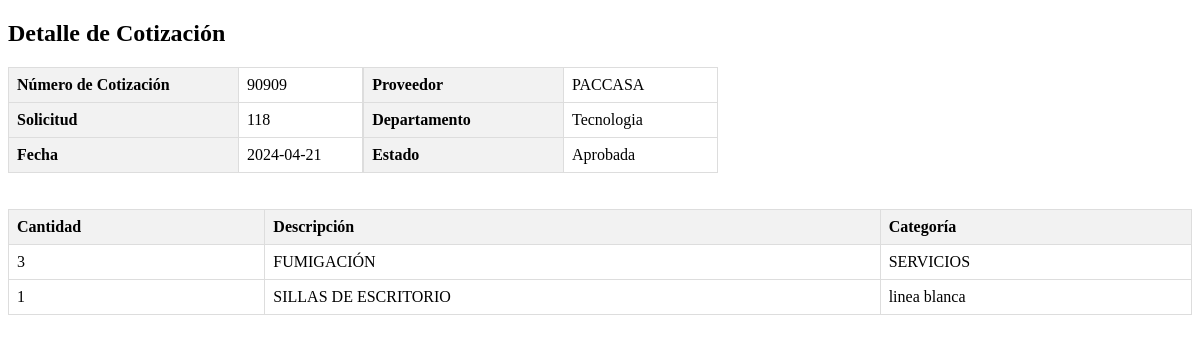
/cotizaciones/verCotizacion.php?id=132, run on the app's committed database.
### tables this page shows
CREATE TABLE `tbl_cotizacion` (
  `ID_COTIZACION` int(11) NOT NULL AUTO_INCREMENT,
  `ID` int(11) DEFAULT NULL,
  `ID_PROVEEDOR` int(11) DEFAULT NULL,
  `NUMERO_COTIZACION` varchar(20) DEFAULT NULL,
  `DEPARTAMENTO` varchar(100) NOT NULL,
  `FECHA_COTIZACION` date DEFAULT NULL,
  `ESTADO` varchar(255) NOT NULL,
  `URL` varchar(255) NOT NULL,
  `FECHA_CREACION` timestamp NOT NULL DEFAULT current_timestamp(),
  `FECHA_MODIFICACION` timestamp NOT NULL DEFAULT current_timestamp() ON UPDATE current_timestamp(),
  `CREADO_POR` varchar(255) DEFAULT NULL,
  `MODIFICADO_POR` varchar(255) DEFAULT NULL,
  PRIMARY KEY (`ID_COTIZACION`),
  KEY `ID_PROVEEDOR` (`ID_PROVEEDOR`),
  KEY `tbl_solicitudes_tbl_cotizacion` (`ID`),
  CONSTRAINT `tbl_cotizacion_ibfk_1` FOREIGN KEY (`ID_PROVEEDOR`) REFERENCES `tbl_proveedores` (`ID_PROVEEDOR`)
);

CREATE TABLE `tbl_proveedores` (
  `ID_PROVEEDOR` int(11) NOT NULL AUTO_INCREMENT,
  `NOMBRE` varchar(100) DEFAULT NULL,
  `DIRECCION` varchar(200) DEFAULT NULL,
  `TELEFONO` varchar(20) DEFAULT NULL,
  `CORREO_ELECTRONICO` varchar(100) DEFAULT NULL,
  `FECHA_CREACION` timestamp NOT NULL DEFAULT current_timestamp(),
  `FECHA_MODIFICACION` timestamp NOT NULL DEFAULT current_timestamp() ON UPDATE current_timestamp(),
  `CREADO_POR` varchar(255) DEFAULT NULL,
  `MODIFICADO_POR` varchar(255) DEFAULT NULL,
  `id_empresa` int(11) DEFAULT NULL,
  `SERVICIO_PRESTADO` varchar(150) DEFAULT NULL,
  `RTN_EMPRESA` varchar(15) DEFAULT NULL,
  `ESTADO_PROVEEDOR` varchar(255) DEFAULT NULL,
  PRIMARY KEY (`ID_PROVEEDOR`)
);

CREATE TABLE `tbl_cotizacion_detalle` (
  `ID` int(11) NOT NULL AUTO_INCREMENT,
  `ID_COTIZACION` int(11) NOT NULL,
  `CANTIDAD` varchar(255) NOT NULL,
  `DESCRIPCION` varchar(255) NOT NULL,
  `ID_CATEGORIA` int(11) NOT NULL,
  PRIMARY KEY (`ID`),
  KEY `tbl_cotizacion_tbl_cotizacion_detalle` (`ID_COTIZACION`),
  KEY `tbl_categorias_tbl_cotizacion_detalle` (`ID_CATEGORIA`),
  CONSTRAINT `tbl_categorias_tbl_cotizacion_detalle` FOREIGN KEY (`ID_CATEGORIA`) REFERENCES `tbl_categorias` (`id`) ON DELETE CASCADE ON UPDATE CASCADE,
  CONSTRAINT `tbl_cotizacion_tbl_cotizacion_detalle` FOREIGN KEY (`ID_COTIZACION`) REFERENCES `tbl_cotizacion` (`ID_COTIZACION`) ON DELETE CASCADE ON UPDATE CASCADE
);

CREATE TABLE `tbl_categorias` (
  `id` int(11) NOT NULL AUTO_INCREMENT,
  `categoria` varchar(50) NOT NULL,
  `creado` varchar(50) NOT NULL,
  `fecha_creacion` timestamp NOT NULL DEFAULT current_timestamp() ON UPDATE current_timestamp(),
  `fecha_modificacion` timestamp NOT NULL DEFAULT current_timestamp(),
  `modificado` varchar(30) NOT NULL,
  PRIMARY KEY (`id`)
);

### cotizaciones/verCotizacion.php (the view, shortened to what this page needs)
<?php
  include '../conexion/conexion.php';
  $id_cotizacion = isset($_GET['id']) ? $_GET['id'] : null;
  $cotizacion = null;
   if ($id_cotizacion !== null) {
       $query = "SELECT c.*, p.NOMBRE AS NOMBRE_PROVEEDOR
              FROM tbl_cotizacion c
              INNER JOIN tbl_proveedores p ON c.ID_PROVEEDOR = p.ID_PROVEEDOR
              WHERE c.ID_COTIZACION = ?";
       $stmt = mysqli_prepare($conn, $query);
       mysqli_stmt_bind_param($stmt, "i", $id_cotizacion);
       mysqli_stmt_execute($stmt);
       $result = mysqli_stmt_get_result($stmt);
       if ($result) {
         $cotizacion = mysqli_fetch_assoc($result);
        } else {
          echo 'Error en la consulta: ' . mysqli_error($conn);
        }
    } else {
      echo 'Error: Falta el parámetro "id" en la URL.';
    }
?>
<!DOCTYPE html>
<html lang="es">
<head>
</head>
<body>
   <h2>Detalle de Cotización</h2>
    <?php
      if ($cotizacion !== null) {
          ?>
               <div class="split-table">
                  <table>
                     <tr>
                         <th>Número de Cotización</th>
                          <td><?php echo isset($cotizacion['NUMERO_COTIZACION']) ? $cotizacion['NUMERO_COTIZACION'] : ''; ?></td>
                      </tr>
                       <tr>
                          <th>Solicitud</th>
                          <td><?php echo isset($cotizacion['ID']) ? $cotizacion['ID'] : ''; ?></td>
                       </tr>
                       <tr>
                          <th>Fecha</th>
                          <td><?php echo isset($cotizacion['FECHA_COTIZACION']) ? $cotizacion['FECHA_COTIZACION'] : ''; ?></td>
                       </tr>
                   </table>
               </div>
               <div class="split-table">
                  <table>
                     <tr>
                         <th>Proveedor</th>
                         <td><?php echo isset($cotizacion['NOMBRE_PROVEEDOR']) ? $cotizacion['NOMBRE_PROVEEDOR'] : ''; ?></td>
                       </tr>
                       <tr>
                          <th>Departamento</th>
                          <td><?php echo isset($cotizacion['DEPARTAMENTO']) ? $cotizacion['DEPARTAMENTO'] : ''; ?></td>
                       </tr>
                       <tr>
                          <th>Estado</th>
                          <td><?php echo isset($cotizacion['ESTADO']) ? $cotizacion['ESTADO'] : ''; ?></td>
                        </tr>
                   </table>
                    <br><br>
                </div>
               <table>
                  <tr>
                     <th>Cantidad</th>
                      <th>Descripción</th>
                       <th>Categoría</th>
                  </tr>
                  <?php
                      $query_detalle = "SELECT * FROM tbl_cotizacion_detalle WHERE ID_COTIZACION = $id_cotizacion";
                      $result_detalle = mysqli_query($conn, $query_detalle);
                      while ($detalle = mysqli_fetch_assoc($result_detalle)) {
                          echo '<tr>';
                          echo '<td>' . $detalle['CANTIDAD'] . '</td>';
                          echo '<td>' . $detalle['DESCRIPCION'] . '</td>';
                          $id_categoria = $detalle['ID_CATEGORIA'];
                          $query_categoria = "SELECT categoria FROM tbl_categorias WHERE id = $id_categoria";
                           $result_categoria = mysqli_query($conn, $query_categoria);
                          if ($result_categoria) {
                              $categoria = mysqli_fetch_assoc($result_categoria);
                              echo '<td>' . $categoria['categoria'] . '</td>';
                            } else {
                                echo '<td>Error al obtener la categoría</td>';
                            }
                         echo '</tr>';
                        }
                    ?>
               </table>
           <?php
        } else {
          echo 'No se encontraron detalles de la cotización.';
        }
    ?>
</body>
</html>

### cotizaciones/verCotizacion.php (style rules this page uses)
table { border-collapse: collapse; width: 100%; }
th, td { border: 1px solid #ddd; padding: 8px; text-align: left; }
th { background-color: #f2f2f2; }
.split-table { width: 30%; float: left; }

### data on the page
tbl_cotizacion: NUMERO_COTIZACION "90909", ID "118", FECHA_COTIZACION "2024-04-21", ID_PROVEEDOR.NOMBRE "PACCASA", DEPARTAMENTO "Tecnologia", ESTADO "Aprobada"
tbl_cotizacion_detalle: CANTIDAD "3", DESCRIPCION "FUMIGACIÓN", ID_CATEGORIA.categoria "SERVICIOS"
tbl_cotizacion_detalle: CANTIDAD "1", DESCRIPCION "SILLAS DE ESCRITORIO", ID_CATEGORIA.categoria "linea blanca"
